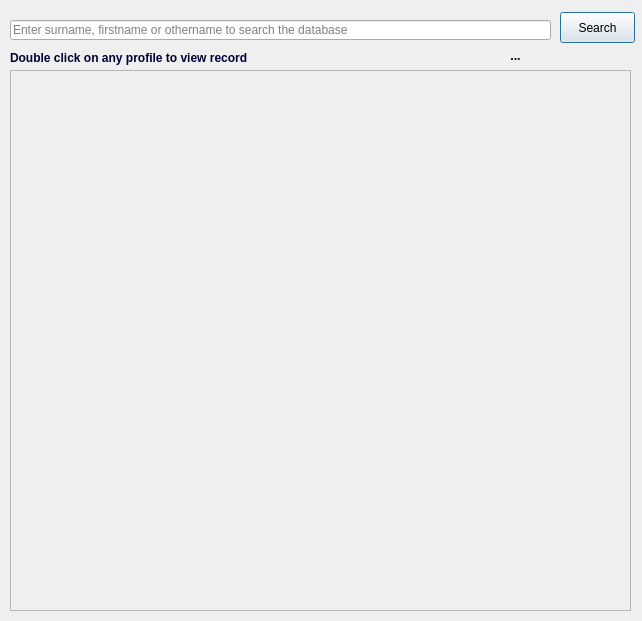
<?xml version="1.0" encoding="UTF-8"?>
<ui version="4.0">
 <class>Dialog</class>
 <widget class="QDialog" name="Dialog">
  <property name="geometry">
   <rect>
    <x>0</x>
    <y>0</y>
    <width>642</width>
    <height>621</height>
   </rect>
  </property>
  <property name="windowTitle">
   <string>Criminal Database</string>
  </property>
  <widget class="QScrollArea" name="table_area">
   <property name="geometry">
    <rect>
     <x>10</x>
     <y>70</y>
     <width>621</width>
     <height>541</height>
    </rect>
   </property>
   <property name="widgetResizable">
    <bool>true</bool>
   </property>
   <widget class="QWidget" name="scrollAreaWidgetContents">
    <property name="geometry">
     <rect>
      <x>0</x>
      <y>0</y>
      <width>619</width>
      <height>539</height>
     </rect>
    </property>
   </widget>
  </widget>
  <widget class="QPushButton" name="searchBtn">
   <property name="geometry">
    <rect>
     <x>560</x>
     <y>12</y>
     <width>75</width>
     <height>31</height>
    </rect>
   </property>
   <property name="text">
    <string>Search</string>
   </property>
  </widget>
  <widget class="QLineEdit" name="search_text">
   <property name="geometry">
    <rect>
     <x>10</x>
     <y>20</y>
     <width>541</width>
     <height>20</height>
    </rect>
   </property>
   <property name="placeholderText">
    <string>Enter surname, firstname or othername to search the database</string>
   </property>
  </widget>
  <widget class="QLabel" name="label">
   <property name="geometry">
    <rect>
     <x>10</x>
     <y>50</y>
     <width>371</width>
     <height>16</height>
    </rect>
   </property>
   <property name="text">
    <string>&lt;html&gt;&lt;head/&gt;&lt;body&gt;&lt;p&gt;&lt;span style=&quot; font-weight:600; color:#000034;&quot;&gt;Double click on any profile to view record&lt;/span&gt;&lt;/p&gt;&lt;/body&gt;&lt;/html&gt;</string>
   </property>
  </widget>
  <widget class="QLabel" name="label_progress">
   <property name="geometry">
    <rect>
     <x>390</x>
     <y>40</y>
     <width>251</width>
     <height>31</height>
    </rect>
   </property>
   <property name="font">
    <font>
     <family>Segoe Script</family>
     <weight>75</weight>
     <bold>true</bold>
    </font>
   </property>
   <property name="autoFillBackground">
    <bool>false</bool>
   </property>
   <property name="frameShadow">
    <enum>QFrame::Raised</enum>
   </property>
   <property name="text">
    <string>...</string>
   </property>
   <property name="alignment">
    <set>Qt::AlignCenter</set>
   </property>
   <property name="wordWrap">
    <bool>false</bool>
   </property>
  </widget>
 </widget>
 <resources/>
 <connections/>
</ui>
